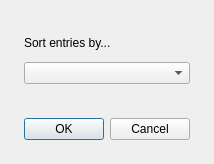
<?xml version="1.0" encoding="UTF-8"?>
<ui version="4.0">
 <class>ExportDialog</class>
 <widget class="QDialog" name="ExportDialog">
  <property name="geometry">
   <rect>
    <x>0</x>
    <y>0</y>
    <width>186</width>
    <height>164</height>
   </rect>
  </property>
  <property name="windowTitle">
   <string>Export options</string>
  </property>
  <layout class="QVBoxLayout" name="verticalLayout">
   <property name="spacing">
    <number>12</number>
   </property>
   <property name="leftMargin">
    <number>24</number>
   </property>
   <property name="topMargin">
    <number>24</number>
   </property>
   <property name="rightMargin">
    <number>24</number>
   </property>
   <property name="bottomMargin">
    <number>24</number>
   </property>
   <item>
    <widget class="MessageWidget" name="messageWidget" native="true">
     <property name="sizePolicy">
      <sizepolicy hsizetype="Minimum" vsizetype="Preferred">
       <horstretch>0</horstretch>
       <verstretch>0</verstretch>
      </sizepolicy>
     </property>
    </widget>
   </item>
   <item>
    <widget class="QLabel" name="sortingStrategyLabel">
     <property name="text">
      <string>Sort entries by...</string>
     </property>
     <property name="buddy">
      <cstring>sortingStrategy</cstring>
     </property>
    </widget>
   </item>
   <item>
    <widget class="Material::ComboBox" name="sortingStrategy">
     <property name="sizePolicy">
      <sizepolicy hsizetype="Expanding" vsizetype="Fixed">
       <horstretch>0</horstretch>
       <verstretch>0</verstretch>
      </sizepolicy>
     </property>
    </widget>
   </item>
   <item>
    <spacer name="verticalSpacer">
     <property name="orientation">
      <enum>Qt::Vertical</enum>
     </property>
     <property name="sizeHint" stdset="0">
      <size>
       <width>20</width>
       <height>40</height>
      </size>
     </property>
    </spacer>
   </item>
   <item>
    <widget class="Material::ButtonBox" name="buttonBox">
     <property name="standardButtons">
      <set>QDialogButtonBox::Cancel|QDialogButtonBox::Ok</set>
     </property>
    </widget>
   </item>
  </layout>
 </widget>
 <customwidgets>
  <customwidget>
   <class>Material::ButtonBox</class>
   <extends>QDialogButtonBox</extends>
   <header>gui/material/MaterialControls.h</header>
  </customwidget>
  <customwidget>
   <class>Material::ComboBox</class>
   <extends>QComboBox</extends>
   <header>gui/material/MaterialControls.h</header>
  </customwidget>
  <customwidget>
   <class>MessageWidget</class>
   <extends>QWidget</extends>
   <header>gui/MessageWidget.h</header>
   <container>1</container>
  </customwidget>
 </customwidgets>
 <resources/>
 <connections/>
</ui>
